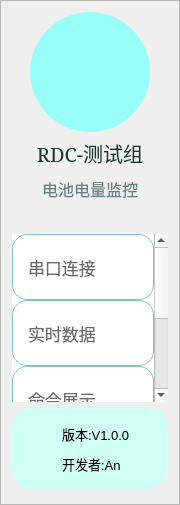
        <widget class="QFrame" name="frame_2">
         <property name="minimumSize">
          <size>
           <width>180</width>
           <height>0</height>
          </size>
         </property>
         <property name="maximumSize">
          <size>
           <width>180</width>
           <height>16777215</height>
          </size>
         </property>
         <property name="styleSheet">
          <string notr="true">QFrame#frame_2{
	background-color: rgba(255, 255, 255, 255);
	border-radius:20px;
}
QWidget#An QLabel:hover{
	
	background-color: rgb(255, 255, 255);
}
</string>
         </property>
         <property name="frameShape">
          <enum>QFrame::StyledPanel</enum>
         </property>
         <property name="frameShadow">
          <enum>QFrame::Raised</enum>
         </property>
         <layout class="QVBoxLayout" name="verticalLayout_2">
          <property name="rightMargin">
           <number>11</number>
          </property>
          <property name="bottomMargin">
           <number>15</number>
          </property>
          <item>
           <widget class="QFrame" name="frame_3">
            <property name="layoutDirection">
             <enum>Qt::LeftToRight</enum>
            </property>
            <property name="styleSheet">
             <string notr="true">border:none</string>
            </property>
            <property name="inputMethodHints">
             <set>Qt::ImhDialableCharactersOnly</set>
            </property>
            <property name="frameShape">
             <enum>QFrame::StyledPanel</enum>
            </property>
            <property name="frameShadow">
             <enum>QFrame::Raised</enum>
            </property>
            <layout class="QHBoxLayout" name="horizontalLayout_8">
             <property name="spacing">
              <number>0</number>
             </property>
             <property name="leftMargin">
              <number>0</number>
             </property>
             <property name="topMargin">
              <number>0</number>
             </property>
             <property name="rightMargin">
              <number>0</number>
             </property>
             <property name="bottomMargin">
              <number>0</number>
             </property>
             <item>
              <widget class="QWidget" name="widget_3" native="true">
               <property name="minimumSize">
                <size>
                 <width>120</width>
                 <height>120</height>
                </size>
               </property>
               <property name="maximumSize">
                <size>
                 <width>120</width>
                 <height>120</height>
                </size>
               </property>
               <property name="styleSheet">
                <string notr="true">image: url(:/header/ui图标.png);
border-radius:60px;
background-color: rgb(151, 255, 248);</string>
               </property>
              </widget>
             </item>
            </layout>
           </widget>
          </item>
          <item>
           <widget class="QLabel" name="label_4">
            <property name="minimumSize">
             <size>
              <width>130</width>
              <height>30</height>
             </size>
            </property>
            <property name="font">
             <font>
              <family>SimSun</family>
              <pointsize>15</pointsize>
             </font>
            </property>
            <property name="styleSheet">
             <string notr="true">color: rgb(22, 54, 53)</string>
            </property>
            <property name="text">
             <string>RDC-测试组</string>
            </property>
            <property name="alignment">
             <set>Qt::AlignCenter</set>
            </property>
           </widget>
          </item>
          <item>
           <widget class="QLabel" name="label_5">
            <property name="minimumSize">
             <size>
              <width>130</width>
              <height>30</height>
             </size>
            </property>
            <property name="maximumSize">
             <size>
              <width>16777215</width>
              <height>16777215</height>
             </size>
            </property>
            <property name="font">
             <font>
              <family>SimSun</family>
              <pointsize>12</pointsize>
             </font>
            </property>
            <property name="styleSheet">
             <string notr="true">color: rgb(102, 128, 127);</string>
            </property>
            <property name="text">
             <string>电池电量监控</string>
            </property>
            <property name="alignment">
             <set>Qt::AlignCenter</set>
            </property>
           </widget>
          </item>
          <item>
           <widget class="QListWidget" name="listWidget">
            <property name="sizeIncrement">
             <size>
              <width>0</width>
              <height>0</height>
             </size>
            </property>
            <property name="baseSize">
             <size>
              <width>0</width>
              <height>0</height>
             </size>
            </property>
            <property name="font">
             <font>
              <family>微软雅黑</family>
              <pointsize>13</pointsize>
             </font>
            </property>
            <property name="cursor" stdset="0">
             <cursorShape>PointingHandCursor</cursorShape>
            </property>
            <property name="mouseTracking">
             <bool>false</bool>
            </property>
            <property name="focusPolicy">
             <enum>Qt::NoFocus</enum>
            </property>
            <property name="styleSheet">
             <string notr="true">QListView {
    padding-top:24px;
    border-radius: 20px;
    color: rgb(106, 106, 106);
}
QListView::item{
	height:40px;
	padding-left:12px;
	padding:12px;	
	border-radius: 15px;
	border: 0.5px solid rgb(126, 199, 193); 
}
QListView::item:hover {
	background-color: rgb(208, 255, 245);
	padding-left: 5px;

}
QListView::item:selected {
    /*background-color: transparent;*/
	background-color: rgb(208, 255, 245);
    color: rgb(40, 92, 90);
	padding-left: 20px;
	
}</string>
            </property>
            <property name="frameShape">
             <enum>QFrame::NoFrame</enum>
            </property>
            <property name="frameShadow">
             <enum>QFrame::Plain</enum>
            </property>
            <property name="lineWidth">
             <number>0</number>
            </property>
            <property name="iconSize">
             <size>
              <width>28</width>
              <height>28</height>
             </size>
            </property>
            <property name="textElideMode">
             <enum>Qt::ElideRight</enum>
            </property>
            <property name="batchSize">
             <number>100</number>
            </property>
            <item>
             <property name="text">
              <string>串口连接</string>
             </property>
             <property name="icon">
              <iconset resource="images/images.qrc">
               <normaloff>:/header/数据.png</normaloff>:/header/数据.png</iconset>
             </property>
            </item>
            <item>
             <property name="text">
              <string>实时数据</string>
             </property>
             <property name="icon">
              <iconset resource="images/images.qrc">
               <normaloff>:/header/功能遥控.png</normaloff>:/header/功能遥控.png</iconset>
             </property>
            </item>
            <item>
             <property name="text">
              <string>命令展示</string>
             </property>
             <property name="icon">
              <iconset resource="images/images.qrc">
               <normaloff>:/header/命令.png</normaloff>:/header/命令.png</iconset>
             </property>
            </item>
            <item>
             <property name="text">
              <string>OTA升级</string>
             </property>
             <property name="icon">
              <iconset resource="images/images.qrc">
               <normaloff>:/header/升级.png</normaloff>:/header/升级.png</iconset>
             </property>
            </item>
           </widget>
          </item>
          <item>
           <widget class="QWidget" name="An" native="true">
            <property name="minimumSize">
             <size>
              <width>0</width>
              <height>81</height>
             </size>
            </property>
            <property name="styleSheet">
             <string notr="true">QWidget#An{
	background-color: rgb(208, 255, 245);
	border-radius:20px;
}
</string>
            </property>
            <widget class="QLabel" name="label_7">
             <property name="geometry">
              <rect>
               <x>50</x>
               <y>10</y>
               <width>101</width>
               <height>31</height>
              </rect>
             </property>
             <property name="font">
              <font>
               <pointsize>10</pointsize>
              </font>
             </property>
             <property name="lineWidth">
              <number>2</number>
             </property>
             <property name="text">
              <string>版本:V1.0.0</string>
             </property>
            </widget>
            <widget class="QLabel" name="label_8">
             <property name="geometry">
              <rect>
               <x>50</x>
               <y>40</y>
               <width>101</width>
               <height>31</height>
              </rect>
             </property>
             <property name="font">
              <font>
               <pointsize>10</pointsize>
              </font>
             </property>
             <property name="lineWidth">
              <number>2</number>
             </property>
             <property name="text">
              <string>开发者:An</string>
             </property>
            </widget>
            <widget class="QLabel" name="label_9">
             <property name="geometry">
              <rect>
               <x>0</x>
               <y>25</y>
               <width>51</width>
               <height>31</height>
              </rect>
             </property>
             <property name="styleSheet">
              <string notr="true">image: url(:/header/开发者.png);</string>
             </property>
             <property name="text">
              <string/>
             </property>
            </widget>
            <zorder>label_9</zorder>
            <zorder>label_7</zorder>
            <zorder>label_8</zorder>
           </widget>
          </item>
         </layout>
         <zorder>listWidget</zorder>
         <zorder>frame_3</zorder>
         <zorder>label_4</zorder>
         <zorder>label_5</zorder>
         <zorder>An</zorder>
        </widget>
